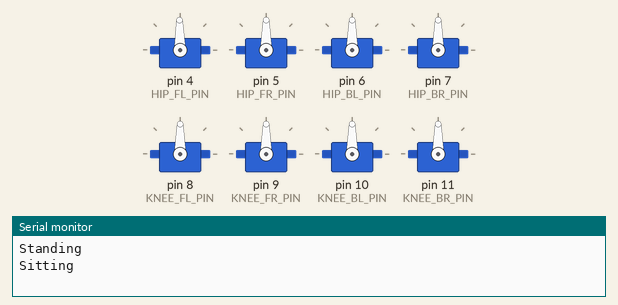
This sketch was run on a simulated Arduino Uno, built with avr-gcc and run on an emulated ATmega328P. On the bench: 8 × servo, the last lines printed to the serial monitor.

Above: at 2.15 s.
At 3.85 s:
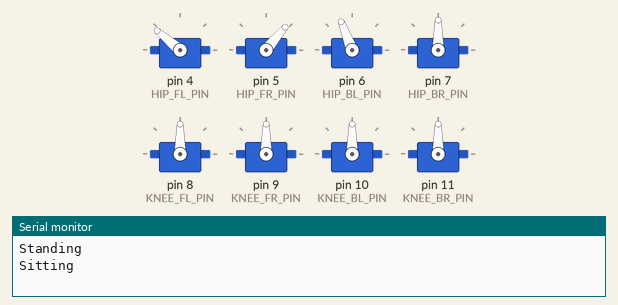
At 5.6 s:
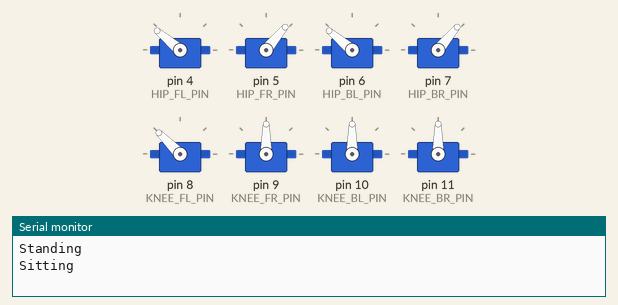
At 9.1 s:
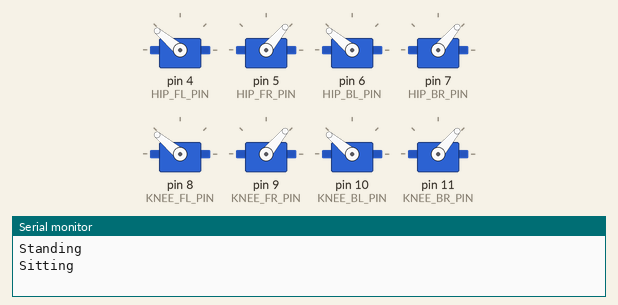
At 12.55 s:
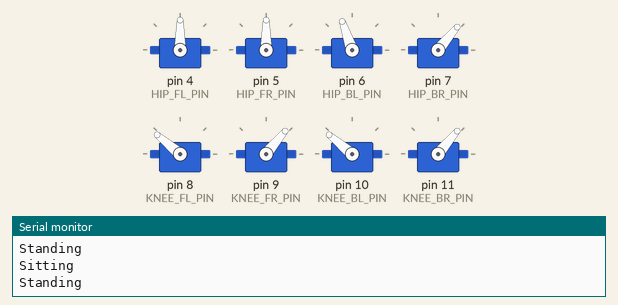
At 16.05 s:
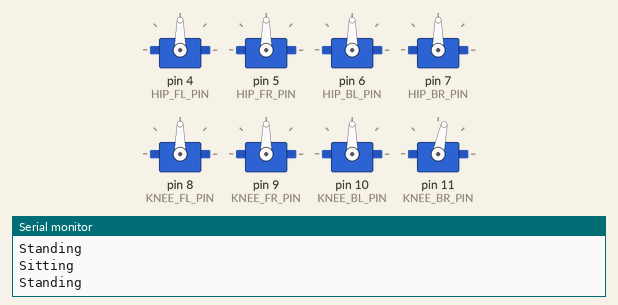
Timing chart, 0 to 21.8 s (numbered marks = the images above):
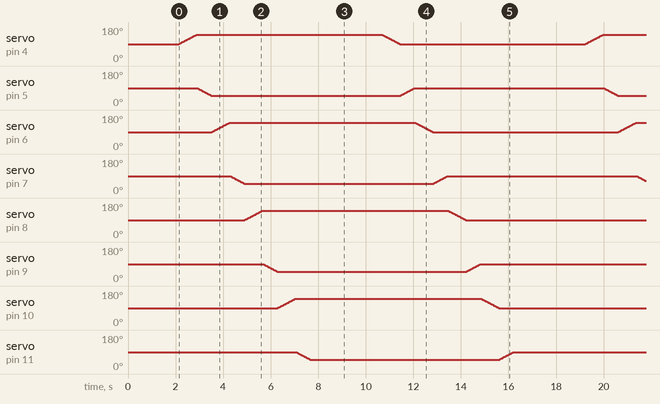

The sketch:

sketch_jul18e.ino
```cpp
#include <Servo.h>

// Hip Servos
Servo hipFL, hipFR, hipBL, hipBR;

// Knee Servos
Servo kneeFL, kneeFR, kneeBL, kneeBR;

// Pins
const int HIP_FL_PIN = 4;
const int HIP_FR_PIN = 5;
const int HIP_BL_PIN = 6;
const int HIP_BR_PIN = 7;

const int KNEE_FL_PIN = 8;
const int KNEE_FR_PIN = 9;
const int KNEE_BL_PIN = 10;
const int KNEE_BR_PIN = 11;

// Current Positions
int hipFLPos = 90;
int hipFRPos = 90;
int hipBLPos = 90;
int hipBRPos = 90;

int kneeFLPos = 90;
int kneeFRPos = 90;
int kneeBLPos = 90;
int kneeBRPos = 90;

// Smooth Servo Movement
void moveServo(Servo &servo, int &currentPos, int targetPos)
{
  if (currentPos < targetPos)
  {
    for (int p = currentPos; p <= targetPos; p++)
    {
      servo.write(p);
      delay(15);
    }
  }
  else
  {
    for (int p = currentPos; p >= targetPos; p--)
    {
      servo.write(p);
      delay(15);
    }
  }

  currentPos = targetPos;
}

// Stand Position
void standPose()
{
  Serial.println("Standing");

  moveServo(hipFL, hipFLPos, 90);
  moveServo(hipFR, hipFRPos, 90);
  moveServo(hipBL, hipBLPos, 90);
  moveServo(hipBR, hipBRPos, 90);

  moveServo(kneeFL, kneeFLPos, 90);
  moveServo(kneeFR, kneeFRPos, 90);
  moveServo(kneeBL, kneeBLPos, 90);
  moveServo(kneeBR, kneeBRPos, 90);
}

// Sit Position
void sitPose()
{
  Serial.println("Sitting");

  moveServo(hipFL, hipFLPos, 140);
  moveServo(hipFR, hipFRPos, 50);
  moveServo(hipBL, hipBLPos, 140);
  moveServo(hipBR, hipBRPos, 50);

  moveServo(kneeFL, kneeFLPos, 140);
  moveServo(kneeFR, kneeFRPos, 50);
  moveServo(kneeBL, kneeBLPos, 140);
  moveServo(kneeBR, kneeBRPos, 50);
}

void setup()
{
  Serial.begin(115200);

  hipFL.attach(HIP_FL_PIN);
  hipFR.attach(HIP_FR_PIN);
  hipBL.attach(HIP_BL_PIN);
  hipBR.attach(HIP_BR_PIN);

  kneeFL.attach(KNEE_FL_PIN);
  kneeFR.attach(KNEE_FR_PIN);
  kneeBL.attach(KNEE_BL_PIN);
  kneeBR.attach(KNEE_BR_PIN);

  // Start Standing
  standPose();

  delay(2000);
}

void loop()
{
  sitPose();
  delay(3000);

  standPose();
  delay(3000);
}
```
